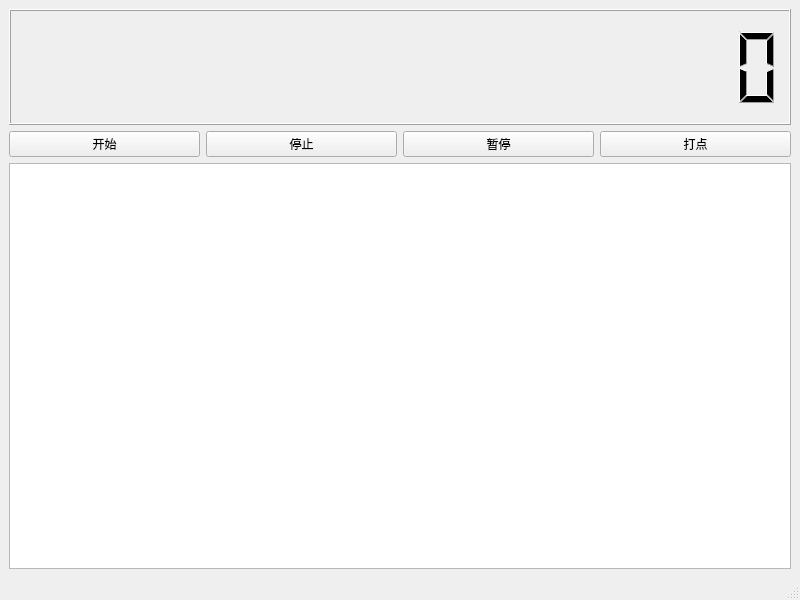
<?xml version="1.0" encoding="UTF-8"?>
<ui version="4.0">
 <class>MainWindow</class>
 <widget class="QMainWindow" name="MainWindow">
  <property name="geometry">
   <rect>
    <x>0</x>
    <y>0</y>
    <width>800</width>
    <height>600</height>
   </rect>
  </property>
  <property name="windowTitle">
   <string>MainWindow</string>
  </property>
  <widget class="QWidget" name="centralwidget">
   <layout class="QVBoxLayout" name="verticalLayout" stretch="2,1,7">
    <item>
     <widget class="QLCDNumber" name="lcdNumber">
      <property name="digitCount">
       <number>18</number>
      </property>
     </widget>
    </item>
    <item>
     <layout class="QHBoxLayout" name="horizontalLayout">
      <item>
       <widget class="QPushButton" name="Btn_Start">
        <property name="text">
         <string>开始</string>
        </property>
       </widget>
      </item>
      <item>
       <widget class="QPushButton" name="Btn_Stop">
        <property name="text">
         <string>停止</string>
        </property>
       </widget>
      </item>
      <item>
       <widget class="QPushButton" name="Btn_pause">
        <property name="text">
         <string>暂停</string>
        </property>
       </widget>
      </item>
      <item>
       <widget class="QPushButton" name="Btn_log">
        <property name="text">
         <string>打点</string>
        </property>
       </widget>
      </item>
     </layout>
    </item>
    <item>
     <widget class="QTextBrowser" name="textBrowser"/>
    </item>
   </layout>
  </widget>
  <widget class="QMenuBar" name="menubar">
   <property name="geometry">
    <rect>
     <x>0</x>
     <y>0</y>
     <width>800</width>
     <height>26</height>
    </rect>
   </property>
  </widget>
  <widget class="QStatusBar" name="statusbar"/>
 </widget>
 <resources/>
 <connections/>
</ui>
